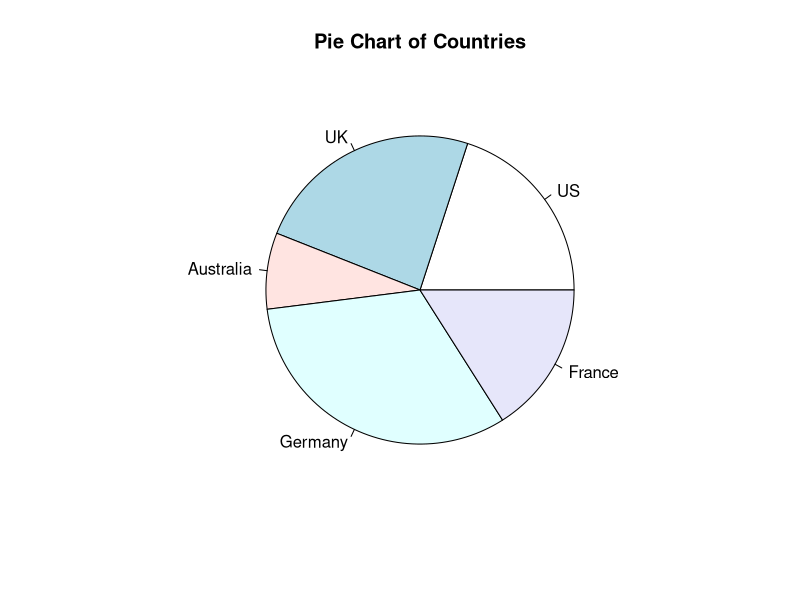
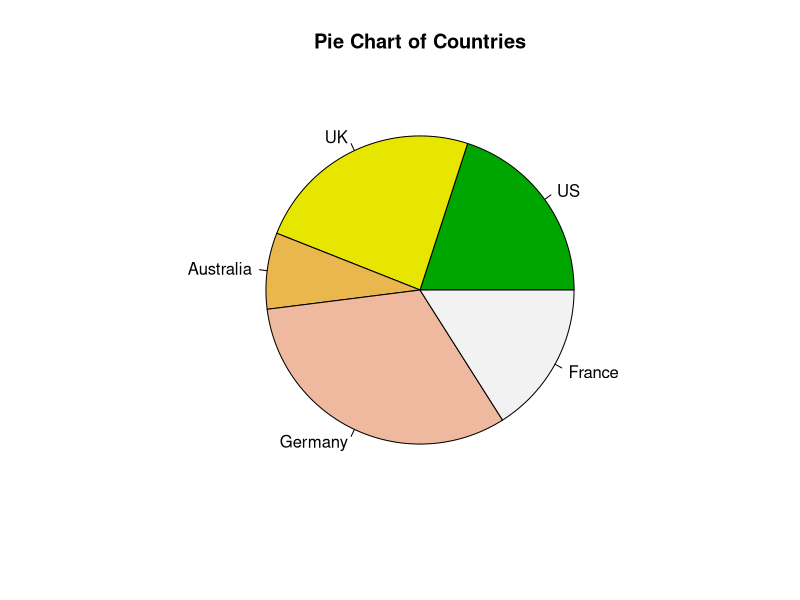
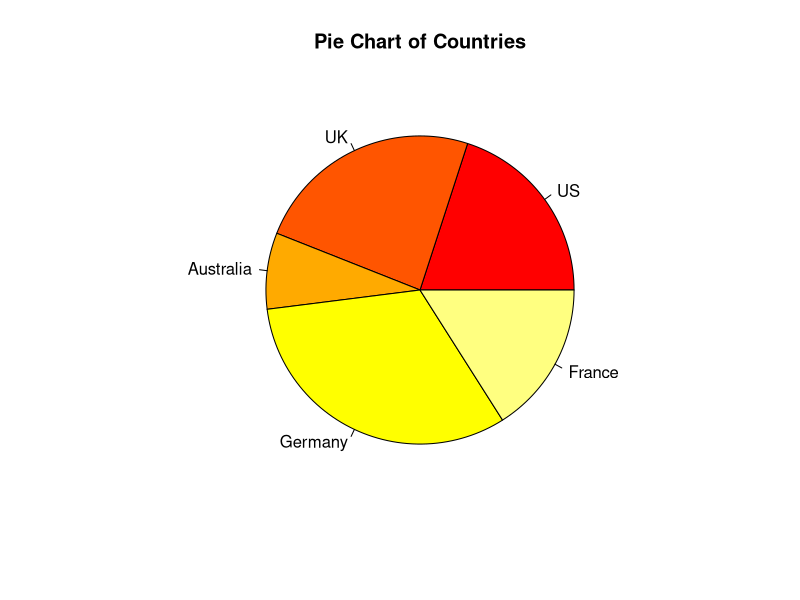
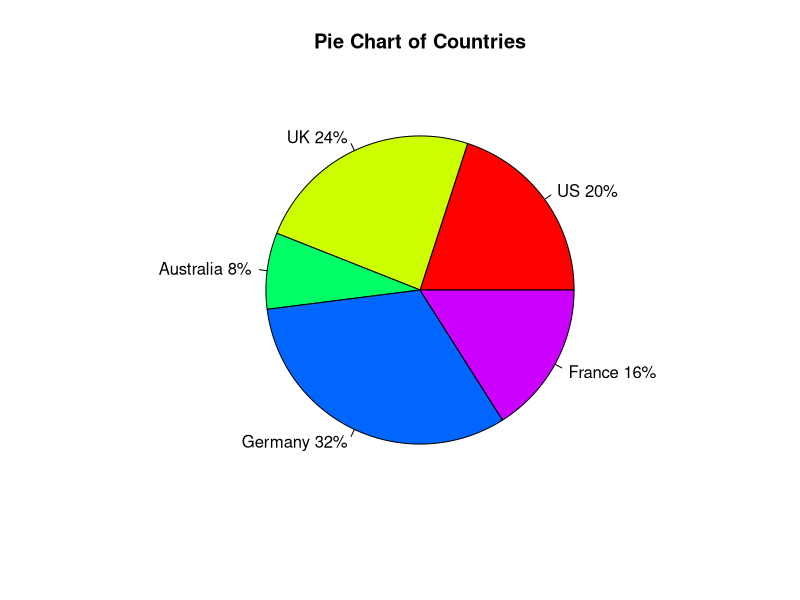
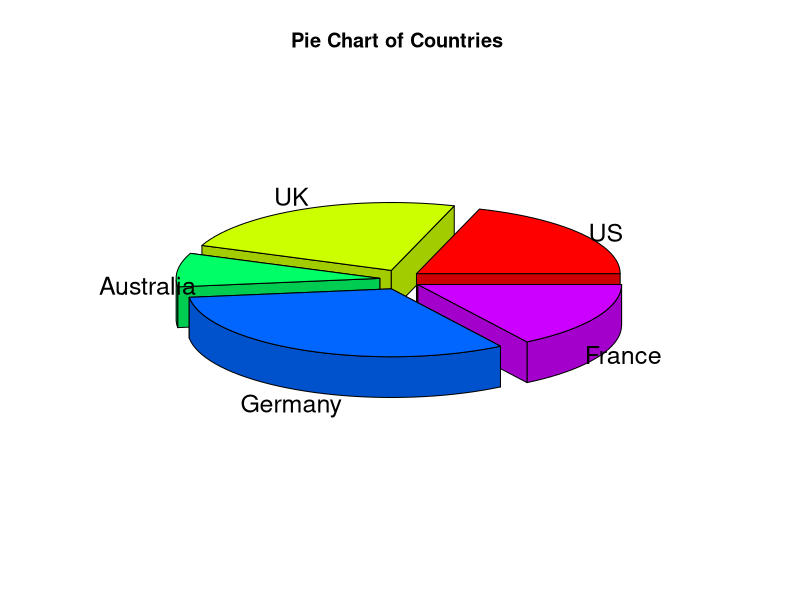
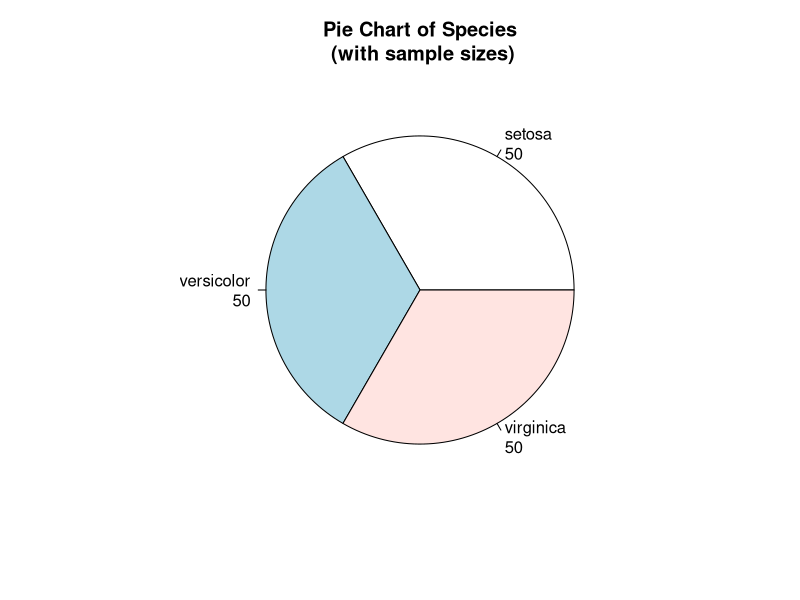

Source code (R) for these figures, in order:
# Simple Pie Chart

# definimos valores arbitrarios
slices <- c(10, 12,4, 16, 8) 
# algunos nombres de paises
lbls <- c("US", "UK", "Australia", "Germany", "France") 

# asociamos las cantidades con los paises y graficamos una torta
# esto se pudo porque la cantidades y los paises coinciden en numero
#el calculo de los porcentajes es automatico
pie(slices, labels = lbls, main="Pie Chart of Countries") 


#de aqui obtuve alguna paletas distintas
## https://www.r-bloggers.com/color-palettes-in-r/
require(graphics)
pie(slices, labels = lbls, col=terrain.colors(5), main="Pie Chart of Countries") 
pie(slices, labels = lbls, col=heat.colors(5), main="Pie Chart of Countries") 

# Pie Chart with Percentages
slices <- c(10, 12, 4, 16, 8) 
lbls <- c("US", "UK", "Australia", "Germany", "France")
#calculando explicitamente los porcentajes
pct <- round(slices/sum(slices)*100)
lbls <- paste(lbls, pct) # add percents to labels 
lbls <- paste(lbls,"%",sep="") # ad % to labels 
pie(slices,labels = lbls, col=rainbow(length(lbls)),
    main="Pie Chart of Countries")


# 3D Exploded Pie Chart
#install.packages("plotrix") #descomenta apra instalar
library(plotrix)

slices <- c(10, 12, 4, 16, 8) 
lbls <- c("US", "UK", "Australia", "Germany", "France")
pie3D(slices,labels=lbls,explode=0.1,
      main="Pie Chart of Countries ")



# Pie Chart from data frame with Appended Sample Sizes
mytable <- table(iris$Species)
lbls <- paste(names(mytable), "\n", mytable, sep="")
pie(mytable, labels = lbls, 
    main="Pie Chart of Species\n (with sample sizes)")
